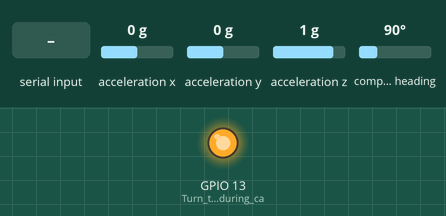
A sketch run on a simulated ESP32. Parts: output pins drawn as LEDs (lit = HIGH). The inputs (shaded band) are chosen by the test bench; at power-on: acceleration x 0 g, acceleration y 0 g, acceleration z 1 g, compass heading 90°. EEPROM starts erased; what the sketch prints to the serial monitor is not drawn.

Above: at 0.1 s.
At 3.7 s:
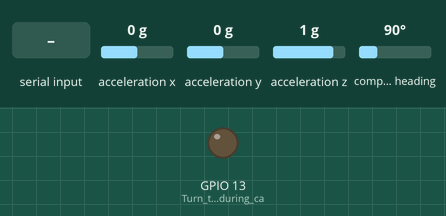
3.8 s: "1" received over Serial
Timing chart, 0 to 6.8 s (numbered marks = the images above; inputs shaded):
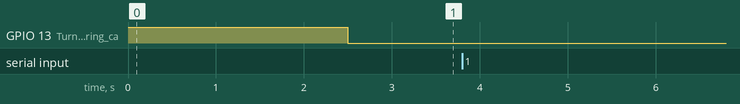

Measured:
- after the input at 3.8 s, every drawn part: stays the same

The sketch:

nano.ino
```cpp
//Inculde Related
#include <Wire.h>
#include <Adafruit_Sensor.h>
#include <Adafruit_BNO055.h>
#include <utility/imumaths.h>
#include <EEPROM.h>

/* Set the delay between fresh samples */
#define BNO055_SAMPLERATE_DELAY_MS (20)
#define BNO055_SAMPLERATE_DELAY_MS_STARTUP (500)
float dec_angle = 0; //20.72 <<-- Correct Det (might need to revisit this number, as zero seems to give better results)
Adafruit_BNO055 bno = Adafruit_BNO055(55, 0x28);

int latest_heading = 0;

void update_compass(){

    sensors_event_t event;
    bno.getEvent(&event);

    if (event.orientation.x < (360 - dec_angle)){
      event.orientation.x = (event.orientation.x + dec_angle);
    }else{
      event.orientation.x = (event.orientation.x + dec_angle - 360);
    }
    latest_heading = round(event.orientation.x);
}


void data_send(bool state, bool setup_method){

  //Get BNO055 Status
   uint8_t system, gyro, accel, mag;
   system = gyro = accel = mag = 0;
   bno.getCalibration(&system, &gyro, &accel, &mag);

  if (state == 1){
    Serial.print('<');
    Serial.print(state);
    Serial.print(',');
    Serial.print(setup_method);
    Serial.print(',');
    Serial.print(system);
    Serial.print(',');
    Serial.print(gyro);
    Serial.print(',');
    Serial.print(accel);
    Serial.print(',');
    Serial.print(mag);
    Serial.print('>');
  }else{
    Serial.print('<');
    Serial.print(state);
    Serial.print(',');
    Serial.print(latest_heading);
    Serial.print(',');
    Serial.print(system);
    Serial.print(',');
    Serial.print(gyro);
    Serial.print(',');
    Serial.print(accel);
    Serial.print(',');
    Serial.print(mag);
    Serial.println('>');
  }
}


void compass_setup(){

    if (!bno.begin())
    {
        /* There was a problem detecting the BNO055 ... check your connections */
        Serial.print("Ooops, no BNO055 detected ... Check your wiring or I2C ADDR!");
        while (1);
    }

    int eeAddress = 0;
    long bnoID;
    bool foundCalib = false;

    EEPROM.get(eeAddress, bnoID);
    adafruit_bno055_offsets_t calibrationData;
    sensor_t sensor;
    bno.getSensor(&sensor);
    EEPROM.write(eeAddress, bnoID);
    delay(1000);

    if (bnoID == sensor.sensor_id){
        eeAddress += sizeof(long);
        EEPROM.get(eeAddress, calibrationData);
        bno.setSensorOffsets(calibrationData);
        foundCalib = true;
    }
    delay(1000);

   /* Crystal must be configured AFTER loading calibration data into BNO055. */
    bno.setExtCrystalUse(true);
    sensors_event_t event;
    bno.getEvent(&event);

    while (!bno.isFullyCalibrated()){
        data_send(1, foundCalib);
        delay(BNO055_SAMPLERATE_DELAY_MS_STARTUP);
    }
    adafruit_bno055_offsets_t newCalib;
    bno.getSensorOffsets(newCalib);
    eeAddress = 0;
    bno.getSensor(&sensor);
    bnoID = sensor.sensor_id;

    EEPROM.put(eeAddress, bnoID);
    eeAddress += sizeof(long);
    EEPROM.put(eeAddress, newCalib);
    delay(500);
}

void send_data(){
  // To make sure that the esp32 input buffer isn't being spammed and
  // to make sure only the most uptoday data is sent. The Nano will wait
  // for the esp32 to request an update.

  if (Serial.available() > 0){
      bool inval;
      inval = Serial.read();
      if (inval == 1){
          data_send(0, 2);
          //Clear the output buffer
          while (Serial.available() > 0) {
               Serial.read();
          }
      }
  }
}

void setup() {
  Serial.begin(115200);
  pinMode(13, OUTPUT); //Turn the LED on during calibration
  digitalWrite(13, HIGH);
  compass_setup();
  digitalWrite(13, LOW);
}


void loop() {
  send_data();
  update_compass();
  delay(BNO055_SAMPLERATE_DELAY_MS);
}
```
